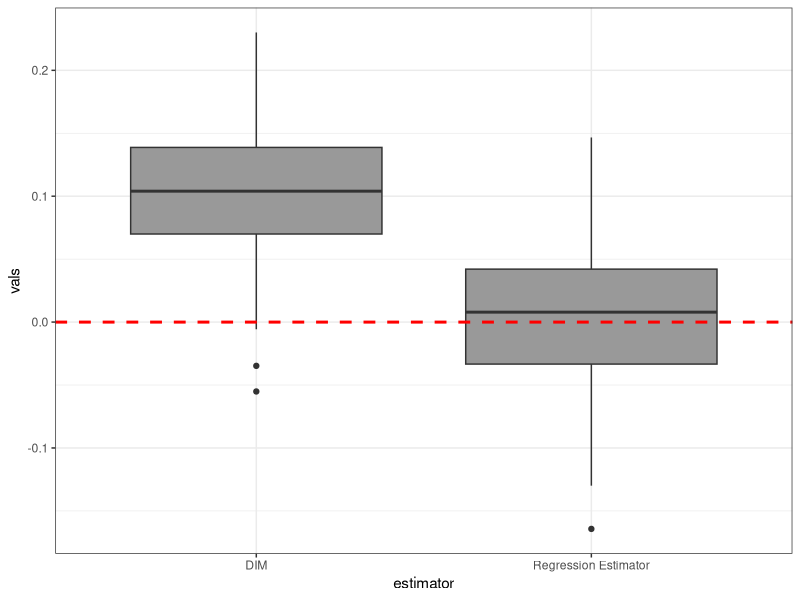
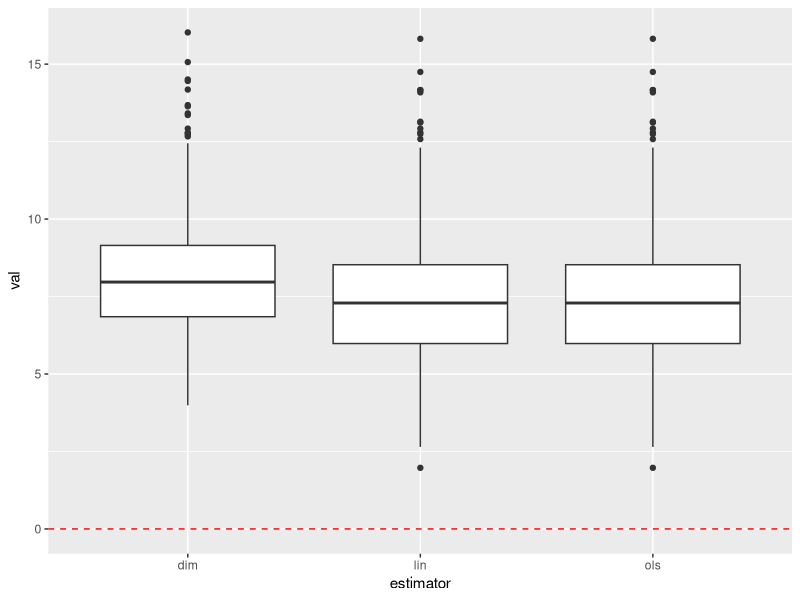

R code for these plots, in order:
## ---- chunk 1
library(tidyverse)
dgp_p2 <- function(n) {
  tibble(
    x1 = rnorm(n, 0, 1),
    x2 = rchisq(n, 1),
    prob_D = exp(0.5*x1 + 0.5*x2 - 0.5)/(1 + exp(0.5*x1 + 0.5*x2 - 0.5)),
    D = rbinom(n, 1, prob_D),
    prob_Y = exp(0.6*x1 + 0.2*x2 + 0.5*x1*x2)/(1 + exp(0.6*x1 + 0.2*x2 + 0.5*x1*x2)),
    Y = rbinom(n, 1, prob_Y)
  ) %>% 
    select(-prob_D, - prob_Y)
}
## ---- chunk 2
library(here)

res <- read_csv(here("data", "hw5_res.csv"))

res %>% 
  pivot_longer(cols = c(dim, att_hat), names_to = "estimator", values_to = "vals") %>% 
   mutate(estimator = case_when(
    estimator == "att_hat" ~ "Regression Estimator",
    estimator == "dim" ~ "DIM"
  )) %>% 
  ggplot(aes(x = estimator, y = vals)) +
  geom_boxplot(fill = "grey60") +
  geom_hline(yintercept = 0, linetype = "dashed", color = "red", linewidth = 1) +
  theme_bw() 
## ---- chunk 3
res %>% 
  rowwise() %>% 
  mutate(covers = between(0, lower, upper)) %>% 
  ungroup() %>% 
  summarise(coverage = mean(covers))
## ---- chunk 4
dgp_p3 <- function(n){
  
  # grouped data
  X <- rnorm(n)
  group <- rep(seq(1, 10), n/10) 
  group_intercepts <- rnorm(10, 0, 5)
  Y <- 10 + 3*X +  group_intercepts[group]
  
  ## assignments
  prob <- exp(X + group_intercepts[group])/(1 + exp(X + group_intercepts[group]))
  D <- rbinom(n, 1, prob)
  
  tibble(
    x = X,
    d = D,
    y = Y
  )
}
## ---- chunk 5
sim <- function(data){
  data$x1_center <- data$x - mean(data[data$d == 1, "x", drop = T])
  
  # dim
  dim <- coef(lm(y ~ d, data))["d"]
  
  # lin
  lin <- coef(lm(y ~ d + x1_center + d*x1_center, data))["d"]
  
  # ols
  y1 <- mean(data[data$d == 1, "y", drop = T])
  ols_mod <- lm(y ~ x, data[data$d == 0, ])
  ols_pred <- mean(predict(ols_mod, newdata = data[data$d == 1, ]))
  ols <- y1 - ols_pred
  
  tibble(
    estimator = c("dim", "ols", "lin"),
    val = c(dim, ols, lin)
  )
}
## ---- chunk 6
sim_data <- list()
for(i in 1:1000) {
  sim_data[[i]] <- dgp_p3(1000)
}

res <- sim_data %>% 
  map_dfr(sim)
## ---- chunk 7
res %>% 
  ggplot(aes(x = estimator, y = val)) +
  geom_boxplot() +
  geom_hline(yintercept = 0, color = "red", linetype = "dashed")
